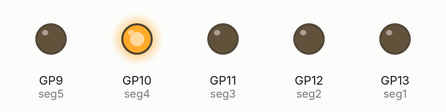
A program run on a simulated Raspberry Pi Pico running MicroPython. Shown: output pins drawn as LEDs (lit = HIGH). Random numbers come from a fixed seed.

Above: at 1.1 s.
At 4.5 s:
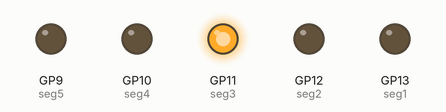
At 8.0 s:
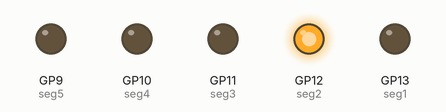
At 16.9 s:
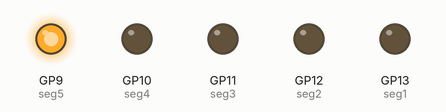
At 28.7 s:
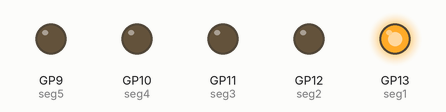
Timing chart, 0 to 40.0 s (numbered marks = the images above):
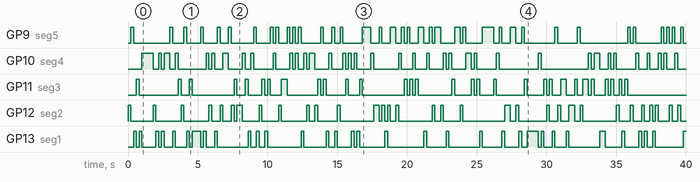

The program:

randomLED.py
```python
from machine import Pin
import time
import random

# Set up the LEDs as segments

seg1 = Pin(13, Pin.OUT)
seg2 = Pin(12, Pin.OUT)
seg3 = Pin(11, Pin.OUT)
seg4 = Pin(10, Pin.OUT)
seg5 = Pin(9, Pin.OUT)

# Create array of segments

segments = [seg1, seg2, seg3, seg4, seg5]

while True:

        randomLED = random.randint(0,4) # Random integer from 0-4 for 5 LEDs

        segments[randomLED].value(1)

        time.sleep(0.2)

        segments[randomLED].value(0)
```

Measured:
- by itself, GP9 (seg5): LOW → HIGH at 0.20 s, → LOW 0.20 s later, → HIGH 2.6 s later, → LOW 0.20 s later, … (74 changes in this stretch)
- by itself, GP10 (seg4): LOW → HIGH at 1.0 s, → LOW 0.80 s later, → HIGH 0.40 s later, → LOW 0.20 s later, … (74 changes in this stretch)
- by itself, GP11 (seg3): LOW → HIGH at 0.60 s, → LOW 0.20 s later, → HIGH 2.8 s later, → LOW 0.20 s later, … (60 changes in this stretch)
- by itself, GP12 (seg2): LOW → HIGH at 0.00 s, → LOW 0.20 s later, → HIGH 1.6 s later, → LOW 0.20 s later, … (64 changes in this stretch)
- by itself, GP13 (seg1): LOW → HIGH at 0.40 s, → LOW 0.20 s later, → HIGH 0.20 s later, → LOW 0.20 s later, … (65 changes in this stretch)
